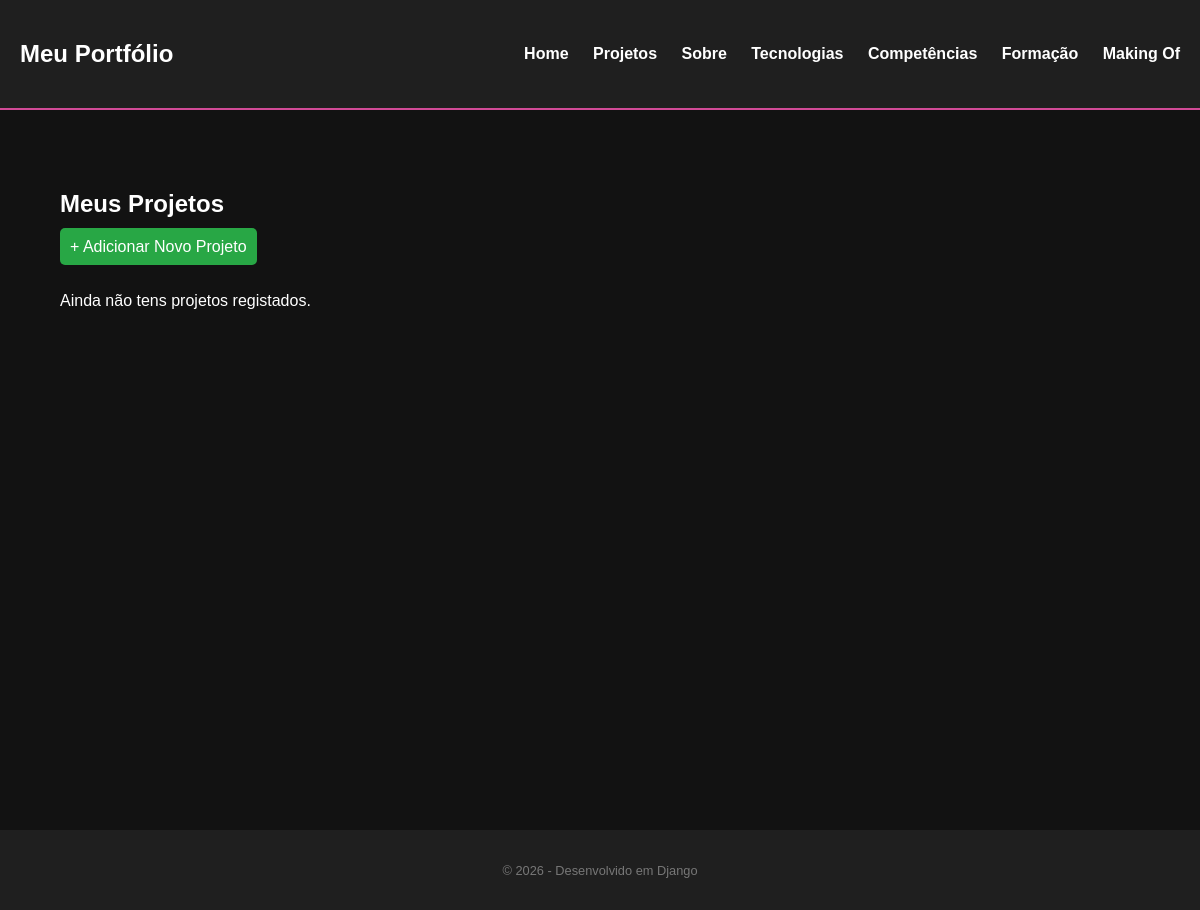
Page /portfolio/projetos/ on the earlier database version.
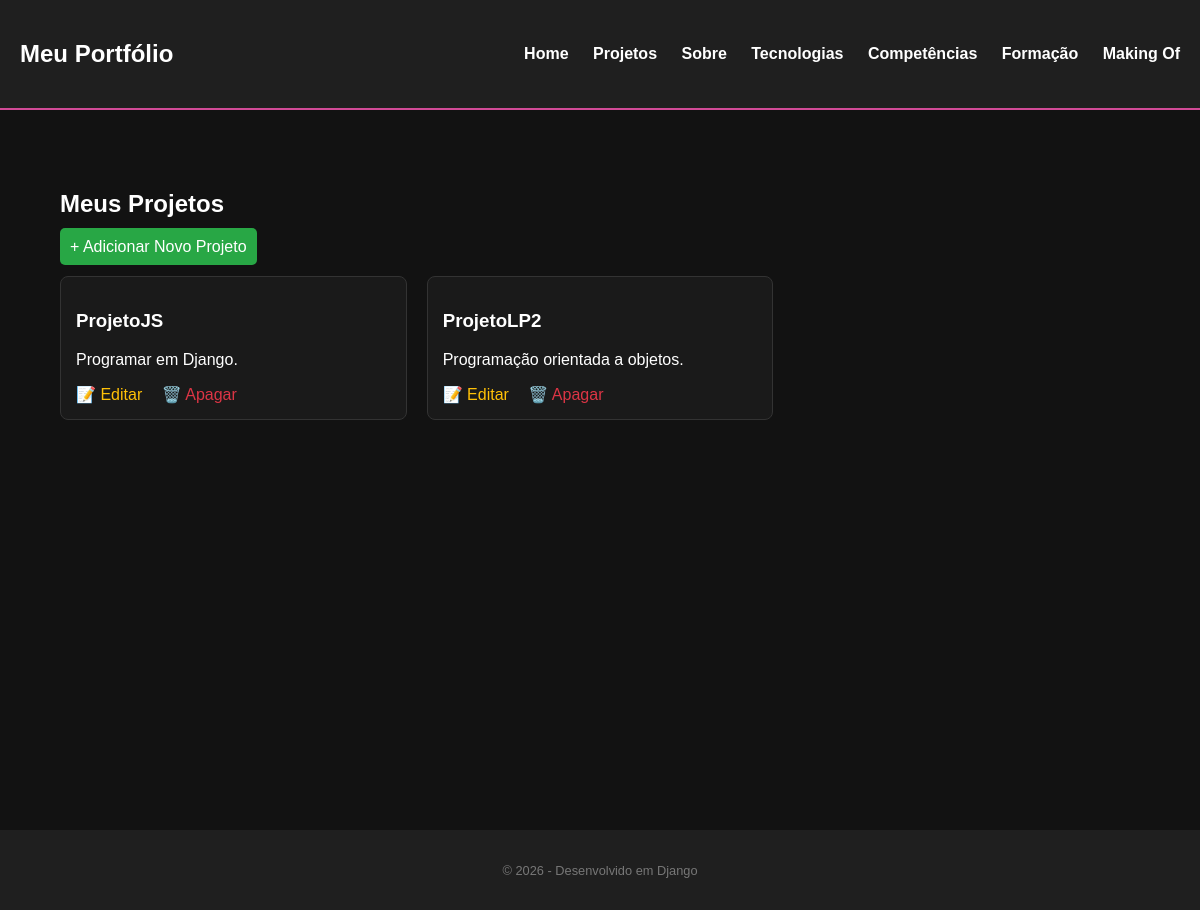
Same page on the later database version.
### portfolio/models.py (models this page shows, shortened)
class Projeto(models.Model):
    titulo = models.CharField(max_length=200)
    descricao = models.TextField()
    imagem = models.ImageField(upload_to='projetos/', blank=True, null=True)
    ano = models.IntegerField()
    link_github = models.URLField(blank=True)
    uc = models.ForeignKey(UnidadeCurricular, on_delete=models.CASCADE, related_name='projetos')
    tecnologias = models.ManyToManyField(Tecnologia, related_name='projetos')

### portfolio/views.py (the view)
# urls.py: path('projetos/', views.projetos_view, name='projetos'),
def projetos_view(request):
    projetos = Projeto.objects.all()
    return render(request, 'portfolio/projetos.html', {'projetos': projetos})

### portfolio/templates/portfolio/projetos.html
{% extends 'portfolio/layout.html' %}
{% block content %}
<section style="padding: 20px;">
    <h2>Meus Projetos</h2>
    <div style="margin-bottom: 20px;">
        <a href="{% url 'portfolio:novo_projeto' %}" style="background: #28a745; color: white; padding: 10px; text-decoration: none; border-radius: 5px;">
            + Adicionar Novo Projeto
        </a>
    </div>
    <div style="display: grid; grid-template-columns: repeat(auto-fill, minmax(300px, 1fr)); gap: 20px;">
        {% for projeto in projetos %}
            <div style="background: #1a1a1a; padding: 15px; border-radius: 8px; border: 1px solid #333;">
                <h3>{{ projeto.titulo }}</h3>
                <p>{{ projeto.descricao|truncatechars:100 }}</p>
                <div style="margin-top: 15px;">
                    <a href="{% url 'portfolio:edita_projeto' projeto.id %}" style="color: #ffc107; text-decoration: none; margin-right: 15px;">📝 Editar</a>
                    <a href="{% url 'portfolio:apaga_projeto' projeto.id %}" style="color: #dc3545; text-decoration: none;">🗑️ Apagar</a>
                </div>
            </div>
        {% empty %}
            <p>Ainda não tens projetos registados.</p>
        {% endfor %}
    </div>
</section>
{% endblock %}

Differences in the rows shown:
added Projeto: titulo "ProjetoJS", descricao "Programar em Django."
added Projeto: titulo "ProjetoLP2", descricao "Programação orientada a objetos."
Other differences:
text no longer shown: "Ainda não tens projetos registados."
